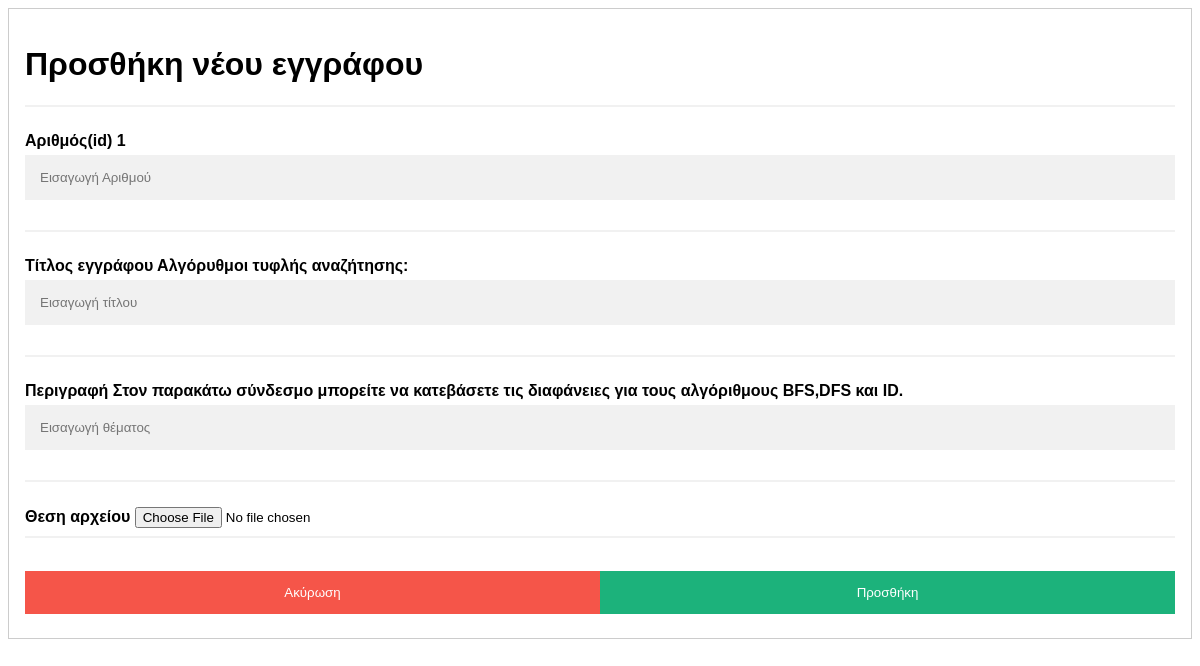
Screenshot of /editDocument.php?link=1 (signed in) with the database file from the repository.
### tables this page shows
CREATE TABLE `documents` (
  `Number` int(11) NOT NULL,
  `Title` varchar(100) NOT NULL,
  `Description` varchar(1000) NOT NULL,
  `FileLocation` varchar(255) NOT NULL
);

### editDocument.php (the view, shortened to what this page needs)
<?php
    include "functions.php";
    if ($_GET['link'] == true){
        $id = $_GET['link'];
        $sql = "SELECT * FROM documents WHERE Number = '$id'";
        $data = mysqli_query($conn, $sql);
        $row = mysqli_fetch_assoc($data);
    }
?>
<!DOCTYPE html>
<html>
    <body>
    <form action="" method="post" enctype="multipart/form-data" style="border:1px solid #ccc">
        <div class="container">
            <h1>Προσθήκη νέου εγγράφου</h1>
            <hr>
            <label for="number"><b>Αριθμός(id) <?php echo $row["Number"];?></b></label>
            <input type="text" placeholder="Εισαγωγή Αριθμού" name="number" required>
            <hr>
            <label for="title"><b>Τίτλος εγγράφου <?php echo $row["Title"];?></b></label>
            <input type="text" placeholder="Εισαγωγή τίτλου" name="title" required>
            <hr>
            <label for="subject"><b>Περιγραφή <?php echo $row["Description"];?></b></label>
            <input type="text" placeholder="Εισαγωγή θέματος" name="subject" required>
            <hr>
            <label for="file"><b>Θεση αρχείου</b></label>
            <input type="file" name="documentToUpload" id="fileToUpload" required>
            <hr>
            <div class="clearfix">
                <a href="documents.php">
                    <button type="button" class="cancelbtn">Ακύρωση</button>
                </a>
                <button type="submit" class="add" name="add-button">Προσθήκη</button>
            </div>
        </div>
    </form>
    </body>
</html>

### editDocument.php (style rules this page uses)
body { font-family: Arial, Helvetica, sans-serif; }
* { box-sizing: border-box }
input[type=text], input[type=password] { width: 100%; padding: 15px; margin: 5px 0 22px 0; display: inline-block; border: none; background: #f1f1f1; }
hr { border: 1px solid #f1f1f1; margin-bottom: 25px; }
button { background-color: #04AA6D; color: white; padding: 14px 20px; margin: 8px 0; border: none; cursor: pointer; width: 100%; opacity: 0.9; }
.cancelbtn { padding: 14px 20px; background-color: #f44336; }
.cancelbtn, .add { float: left; width: 50%; }
.container { padding: 16px; }
.clearfix::after { content: ""; clear: both; display: table; }

### rows the page displays
documents: Number "1", Title "Αλγόρυθμοι τυφλής αναζήτησης:", Description "Στον παρακάτω σύνδεσμο μπορείτε να κατεβάσετε τις διαφάνειες για τους αλγόριθμους BFS,DFS και ID."
